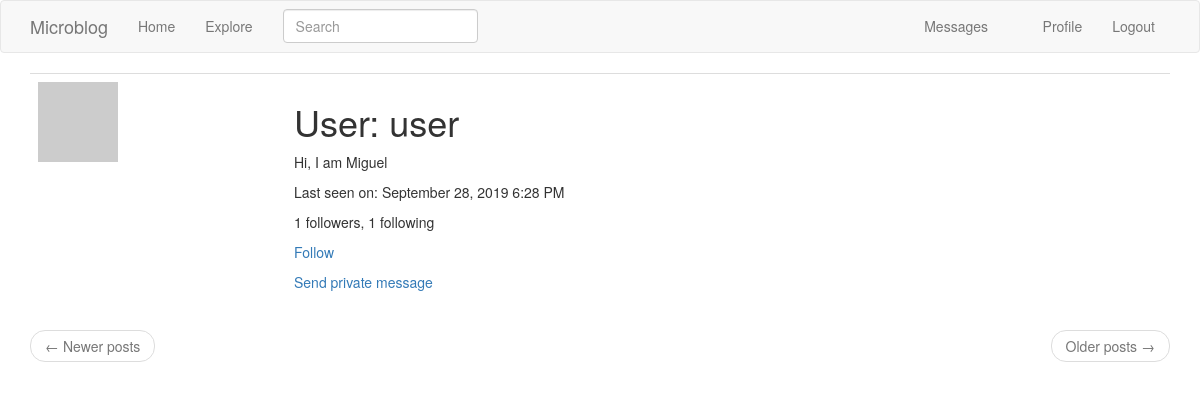
Screenshot of /user/user (signed in) with the database file from the repository.
### app/models.py (models this page shows, shortened)
class PaginatedAPIMixin(object):
    @staticmethod
    def to_collection_dict(query, page, per_page, endpoint, **kwargs):
        resources = query.paginate(page, per_page, False)
        data = {
            'items': [item.to_dict() for item in resources.items],
            '_meta': {
                'page': page,
                'per_page': per_page,
                'total_pages': resources.pages,
                'total_items': resources.total
            },
            '_links': {
                'self': url_for(endpoint, page=page, per_page=per_page,
                                **kwargs),
                'next': url_for(endpoint, page=page + 1, per_page=per_page,
                                **kwargs) if resources.has_next else None,
                'prev': url_for(endpoint, page=page - 1, per_page=per_page,
                                **kwargs) if resources.has_prev else None
            }
        }
        return data

class User(PaginatedAPIMixin, UserMixin, db.Model):
    id = db.Column(db.Integer, primary_key=True)
    username = db.Column(db.String(64), index=True, unique=True)
    email = db.Column(db.String(120), index=True, unique=True)
    password_hash = db.Column(db.String(128))
    posts = db.relationship('Post', backref='author', lazy='dynamic')
    about_me = db.Column(db.String(140))
    last_seen = db.Column(db.DateTime, default=datetime.utcnow)
    followed = db.relationship(
        'User', secondary=followers,
        primaryjoin=(followers.c.follower_id == id),
        secondaryjoin=(followers.c.followed_id == id),
        backref=db.backref('followers', lazy='dynamic'), lazy='dynamic')
    messages_sent = db.relationship('Message',
                                    foreign_keys='Message.sender_id',
                                    backref='author', lazy='dynamic')
    messages_received = db.relationship('Message',
                                        foreign_keys='Message.recipient_id',
                                        backref='recipient', lazy='dynamic')
    last_message_read_time = db.Column(db.DateTime)
    notifications = db.relationship('Notification', backref='user',
                                    lazy='dynamic')
    tasks = db.relationship('Task', backref='user', lazy='dynamic')
    token = db.Column(db.String(32), index=True, unique=True)
    token_expiration = db.Column(db.DateTime)
    def avatar(self, size):
        digest = md5(self.email.lower().encode('utf-8')).hexdigest()
        return 'https://www.gravatar.com/avatar/{}?d=identicon&s={}'.format(
            digest, size)
    def is_following(self, user):
        return self.followed.filter(
            followers.c.followed_id == user.id).count() > 0
    def new_messages(self):
        last_read_time = self.last_message_read_time or datetime(1900, 1, 1)
        return Message.query.filter_by(recipient=self).filter(
            Message.timestamp > last_read_time).count()
    def get_tasks_in_progress(self):
        return Task.query.filter_by(user=self, complete=False).all()

### app/main/routes.py (the view)
@bp.route('/user/<username>')
@login_required
def user(username):
    user = User.query.filter_by(username=username).first_or_404()
    page = request.args.get('page', 1, type=int)
    posts = user.posts.order_by(Post.timestamp.desc()).paginate(
        page, current_app.config['POSTS_PER_PAGE'], False)
    next_url = url_for('main.user', username=user.username,
                       page=posts.next_num) if posts.has_next else None
    prev_url = url_for('main.user', username=user.username,
                       page=posts.prev_num) if posts.has_prev else None
    return render_template('user.html', user=user, posts=posts.items,
                           next_url=next_url, prev_url=prev_url)

### app/main/forms.py
class SearchForm(FlaskForm):
    q = StringField(_l('Search'), validators=[DataRequired()])
    def __init__(self, *args, **kwargs):
        if 'formdata' not in kwargs:
            kwargs['formdata'] = request.args
        if 'csrf_enabled' not in kwargs:
            kwargs['csrf_enabled'] = False
        super(SearchForm, self).__init__(*args, **kwargs)

### app/main/routes.py (called while the page is built)
@bp.before_app_request
def before_request():
    if current_user.is_authenticated:
        current_user.last_seen = datetime.utcnow()
        db.session.commit()
        g.search_form = SearchForm()
    g.locale = str(get_locale())

### app/models.py (called while the page is built)
@login.user_loader
def load_user(id):
    return User.query.get(int(id))

    @classmethod
    def before_commit(cls, session):
        session._changes = {
            'add': list(session.new),
            'update': list(session.dirty),
            'delete': list(session.deleted)
        }

    @classmethod
    def after_commit(cls, session):
        for obj in session._changes['add']:
            if isinstance(obj, SearchableMixin):
                add_to_index(obj.__tablename__, obj)
        for obj in session._changes['update']:
            if isinstance(obj, SearchableMixin):
                add_to_index(obj.__tablename__, obj)
        for obj in session._changes['delete']:
            if isinstance(obj, SearchableMixin):
                remove_from_index(obj.__tablename__, obj)
        session._changes = None

### app/templates/user.html (shortened to what this page needs)
{% extends "base.html" %}
{% block app_content %}
    <table class="table table-hover">
        <tr>
            <td width="256px"><img src="{{ user.avatar(256) }}"></td>
            <td>
                <h1>{{ _('User') }}: {{ user.username }}</h1>
                {% if user.about_me %}<p>{{ user.about_me }}</p>{% endif %}
                {% if user.last_seen %}
                <p>{{ _('Last seen on') }}: {{ moment(user.last_seen).format('LLL') }}</p>
                {% endif %}
                <p>{{ _('%(count)d followers', count=user.followers.count()) }}, {{ _('%(count)d following', count=user.followed.count()) }}</p>
                {% if user == current_user %}
                <p><a href="{{ url_for('main.edit_profile') }}">{{ _('Edit your profile') }}</a></p>
                {% if not current_user.get_task_in_progress('export_posts') %}
                <p><a href="{{ url_for('main.export_posts') }}">{{ _('Export your posts') }}</a></p>
                {% endif %}
                {% elif not current_user.is_following(user) %}
                <p><a href="{{ url_for('main.follow', username=user.username) }}">{{ _('Follow') }}</a></p>
                {% else %}
                <p><a href="{{ url_for('main.unfollow', username=user.username) }}">{{ _('Unfollow') }}</a></p>
                {% endif %}
                {% if user != current_user %}
                <p>
                    <a href="{{ url_for('main.send_message', recipient=user.username) }}">
                        {{ _('Send private message') }}
                    </a>
                </p>
                {% endif %}
            </td>
        </tr>
    </table>
    <nav aria-label="...">
        <ul class="pager">
            <li class="previous{% if not prev_url %} disabled{% endif %}">
                <a href="{{ prev_url or '#' }}">
                    <span aria-hidden="true">&larr;</span> {{ _('Newer posts') }}
                </a>
            </li>
            <li class="next{% if not next_url %} disabled{% endif %}">
                <a href="{{ next_url or '#' }}">
                    {{ _('Older posts') }} <span aria-hidden="true">&rarr;</span>
                </a>
            </li>
        </ul>
    </nav>
{% endblock %}

### rows the page displays
User: username "user", about_me "Hi, I am Miguel", last_seen "September 28, 2019 6:28 PM"
